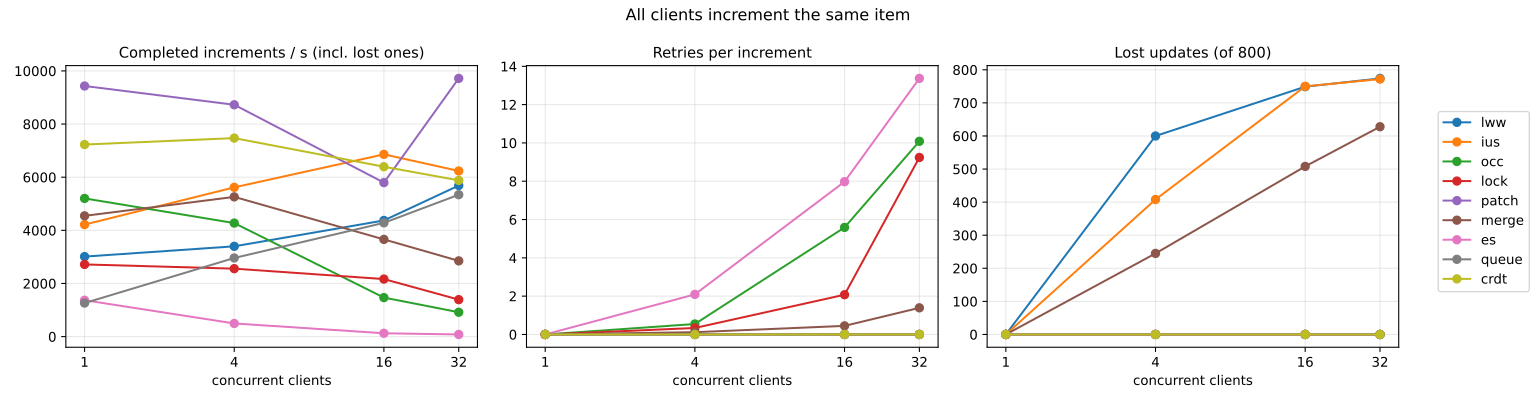

This figure's Python source:
#!/usr/bin/env python3
"""Contention benchmark: N clients concurrently increment ONE item, per strategy.

Starts the release server on a throwaway SQLite file, runs each strategy's natural
client loop, then writes bench/results.json and bench/bench.svg.
Metrics: successful increments/s, retries per increment, lost updates.
"""
import http.client, json, os, subprocess, sys, tempfile, threading, time, uuid
from pathlib import Path

ROOT = Path(__file__).resolve().parent.parent
PORT = int(os.environ.get("PORT", "3918"))
CLIENTS = [1, 4, 16, 32]
TOTAL_OPS = int(os.environ.get("OPS", "800"))  # increments per run, split across clients
STRATEGIES = ["lww", "ius", "occ", "lock", "patch", "merge", "es", "queue", "crdt"]


class Client:
    def __init__(self):
        self.c = http.client.HTTPConnection("127.0.0.1", PORT)

    def req(self, method, path, body=None, headers=None):
        h = {"content-type": "application/json", **(headers or {})}
        self.c.request(method, path, json.dumps(body) if body is not None else None, h)
        r = self.c.getresponse()
        data = r.read()
        return r.status, r.headers, (json.loads(data) if data else None)


def create_item(c):
    s, _, b = c.req("POST", "/items", {"name": "bench", "qty": 0})
    assert s == 201, s
    return b["id"]


# Each op performs one logical "+1" and returns how many retries it needed.
def op_lww(c, id):
    _, _, it = c.req("GET", f"/items/{id}")
    c.req("PUT", f"/lww/items/{id}", {"name": it["name"], "qty": it["qty"] + 1})
    return 0


def op_occ(c, id):
    retries = 0
    while True:
        _, h, it = c.req("GET", f"/items/{id}")
        s, _, _ = c.req("PUT", f"/occ/items/{id}", {"name": it["name"], "qty": it["qty"] + 1}, {"if-match": h["etag"]})
        if s == 200:
            return retries
        assert s == 412, s
        retries += 1


def op_ius(c, id):
    retries = 0
    while True:
        _, h, it = c.req("GET", f"/items/{id}")
        hdr = {"if-unmodified-since": h["last-modified"]}
        s, _, _ = c.req("PUT", f"/ius/items/{id}", {"name": it["name"], "qty": it["qty"] + 1}, hdr)
        if s == 200:
            return retries
        assert s == 412, s
        retries += 1


def op_merge(c, id):
    retries = 0
    while True:
        _, _, it = c.req("GET", f"/items/{id}")
        body = {"base_version": it["version"], "name": it["name"], "qty": it["qty"] + 1}
        s, _, _ = c.req("PUT", f"/merge/items/{id}", body)
        if s == 200:
            return retries
        assert s == 409, s  # every client changes qty, so concurrent edits truly conflict
        retries += 1


def op_crdt(c, key):
    c.p = getattr(c, "p", 0) + 1  # this client is one replica; send its running total
    s, _, _ = c.req("POST", f"/crdt/{key}", {"replica": str(id(c)), "p": c.p})
    assert s == 200, s
    return 0


def op_lock(c, id):
    retries = 0
    while True:
        s, _, lease = c.req("POST", f"/lock/items/{id}/lock")
        if s == 201:
            break
        assert s == 423, s
        retries += 1
        time.sleep(0.001)
    tok = {"lock-token": lease["token"]}
    _, _, it = c.req("GET", f"/items/{id}")
    s, _, _ = c.req("PUT", f"/lock/items/{id}", {"name": it["name"], "qty": it["qty"] + 1}, tok)
    assert s == 200, s
    c.req("DELETE", f"/lock/items/{id}/lock", None, tok)
    return retries


def op_patch(c, id):
    s, _, _ = c.req("PATCH", f"/patch/items/{id}", {"qty_inc": 1})
    assert s == 200, s
    return 0


def op_queue(c, id):
    s, _, _ = c.req("POST", f"/queue/items/{id}/commands", {"qty_inc": 1})
    assert s == 202, s
    return 0


def op_es(c, stream):
    retries = 0
    while True:
        s, _, b = c.req("GET", f"/es/streams/{stream}")
        v = b["version"] if s == 200 else 0
        s, _, _ = c.req("POST", f"/es/streams/{stream}/events", {"expected_version": v, "type": "Inc", "data": {}})
        if s == 201:
            return retries
        assert s == 409, s
        retries += 1


OPS = {"lww": op_lww, "ius": op_ius, "merge": op_merge, "crdt": op_crdt, "occ": op_occ, "lock": op_lock, "patch": op_patch, "queue": op_queue, "es": op_es}


def final_count(c, strategy, target):
    if strategy == "es":
        return c.req("GET", f"/es/streams/{target}")[2]["version"]
    if strategy == "crdt":
        return c.req("GET", f"/crdt/{target}")[2]["value"]
    return c.req("GET", f"/items/{target}")[2]["qty"]


def run(strategy, clients):
    setup = Client()
    target = f"bench-{uuid.uuid4()}" if strategy in ("es", "crdt") else create_item(setup)
    per_client = TOTAL_OPS // clients
    expected = per_client * clients
    retries = [0] * clients
    barrier = threading.Barrier(clients + 1)

    def worker(i):
        c = Client()
        barrier.wait()
        for _ in range(per_client):
            retries[i] += OPS[strategy](c, target)

    threads = [threading.Thread(target=worker, args=(i,)) for i in range(clients)]
    for t in threads:
        t.start()
    barrier.wait()
    t0 = time.perf_counter()
    for t in threads:
        t.join()
    if strategy == "queue":  # accepted != applied: wait for the worker to drain
        while final_count(setup, strategy, target) < expected:
            time.sleep(0.002)
    elapsed = time.perf_counter() - t0
    applied = final_count(setup, strategy, target)
    return {
        "strategy": strategy,
        "clients": clients,
        "ops": expected,
        "seconds": round(elapsed, 4),
        "ops_per_sec": round(expected / elapsed, 1),
        "retries_per_op": round(sum(retries) / expected, 3),
        "lost_updates": expected - applied,
    }


def plot(results, path):
    import matplotlib

    matplotlib.use("Agg")
    import matplotlib.pyplot as plt

    fig, axes = plt.subplots(1, 3, figsize=(16, 4.2))
    panels = [
        ("ops_per_sec", "Completed increments / s (incl. lost ones)"),
        ("retries_per_op", "Retries per increment"),
        ("lost_updates", f"Lost updates (of {TOTAL_OPS})"),
    ]
    for ax, (key, title) in zip(axes, panels):
        for s in STRATEGIES:
            rows = [r for r in results if r["strategy"] == s]
            ax.plot([r["clients"] for r in rows], [r[key] for r in rows], marker="o", label=s)
        ax.set_title(title, fontsize=11)
        ax.set_xlabel("concurrent clients")
        ax.set_xscale("log", base=2)
        ax.set_xticks(CLIENTS, [str(c) for c in CLIENTS])
        ax.grid(alpha=0.3)
    fig.legend(*axes[0].get_legend_handles_labels(), loc="center right")
    fig.suptitle("All clients increment the same item", fontsize=12)
    fig.tight_layout(rect=(0, 0, 0.92, 1))
    fig.savefig(path, format="svg")


def main():
    subprocess.run(["cargo", "build", "--release", "-q"], cwd=ROOT, check=True)
    tmp = tempfile.mkdtemp()
    env = {**os.environ, "DATABASE_URL": f"sqlite:{tmp}/bench.db", "ADDR": f"127.0.0.1:{PORT}"}
    server = subprocess.Popen([ROOT / "target/release/concurrent-http-req"], env=env, stdout=subprocess.DEVNULL)
    try:
        for _ in range(50):
            try:
                Client().req("GET", "/items/0")
                break
            except OSError:
                time.sleep(0.1)
        results = []
        for s in STRATEGIES:
            for n in CLIENTS:
                r = run(s, n)
                results.append(r)
                print(json.dumps(r), flush=True)
    finally:
        server.terminate()
    (ROOT / "bench/results.json").write_text(json.dumps(results, indent=1) + "\n")
    plot(results, ROOT / "bench/bench.svg")


if __name__ == "__main__":
    sys.exit(main())
